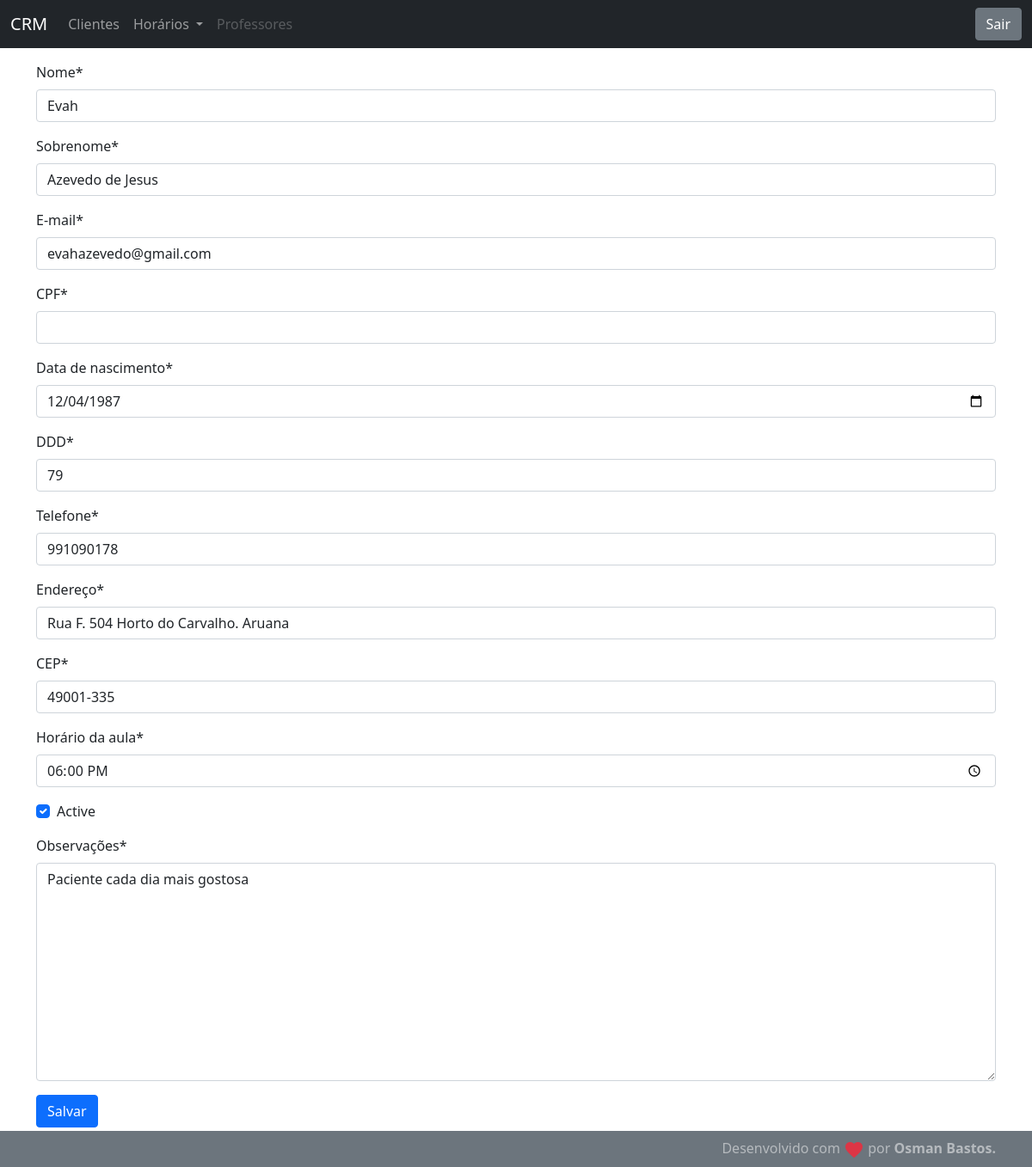
The app's page /customer/1/, older data.
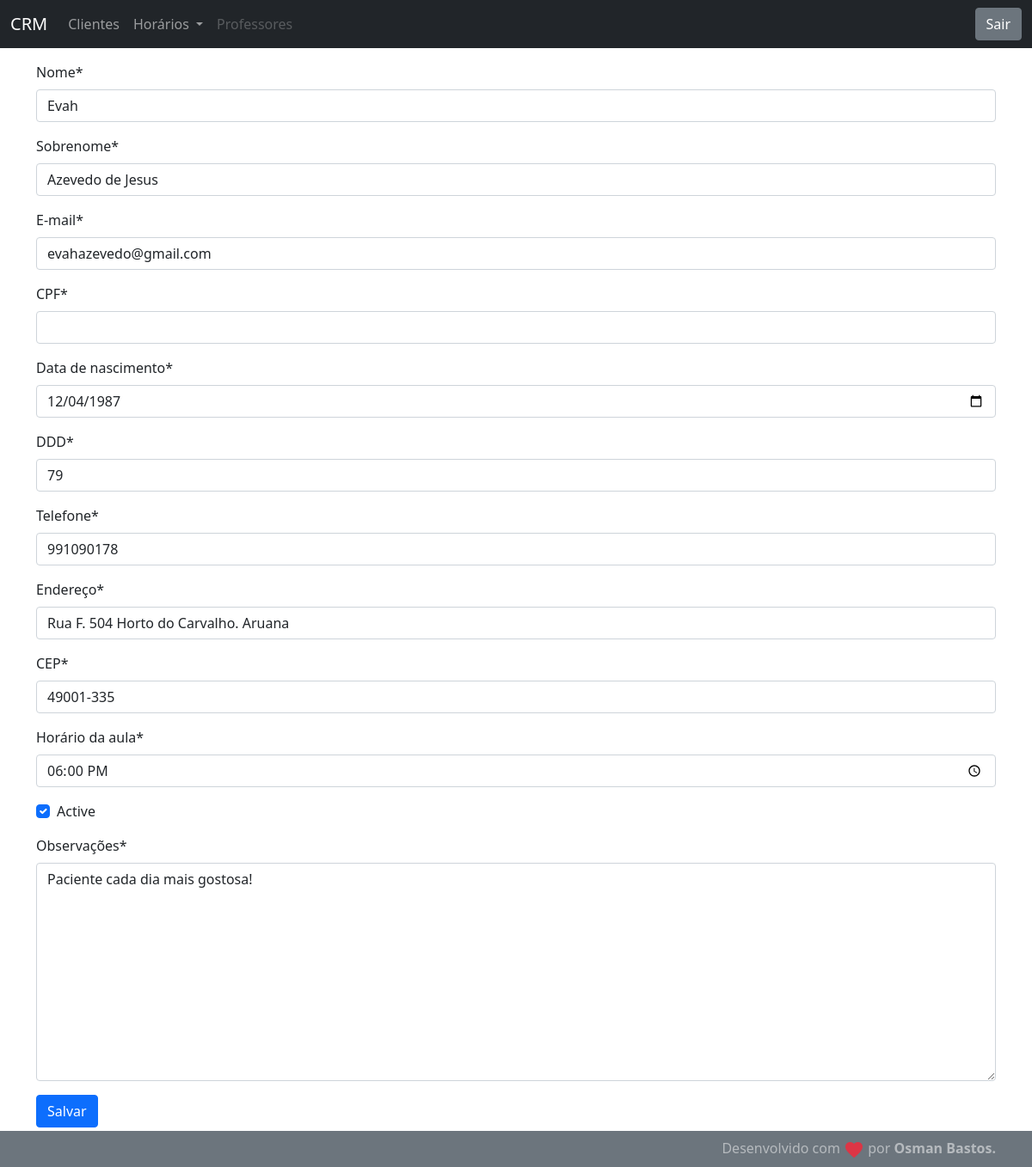
The same page, newer data.
### customer/models.py (models this page shows, shortened)
class Customer(models.Model):
    first_name = models.CharField(max_length=30)
    last_name = models.CharField(max_length=50)
    email = models.EmailField(max_length=254)
    birth_date = models.DateField()
    cpf_field = models.CharField(max_length=11, unique=True, blank=True, null=True)
    area_code = models.CharField(max_length=2)
    phone = models.CharField(max_length=9)
    address = models.CharField(max_length=100)
    address_number = models.CharField(max_length=10)
    created_date = models.DateTimeField(auto_now_add=True)
    update_date = models.DateTimeField(auto_now=True)
    class_time = models.CharField(max_length=8, default='00:00')
    active = models.BooleanField(default=True)
    evolution_field = models.CharField(max_length=500, blank=True, null=True)
    evolution_updated = models.DateTimeField(blank=True, null=True, auto_now=True)
    class Meta:
        db_table = 'customer'

### customer/views.py (the view, shortened to what this page needs)
# urls.py: path("<int:id>/", CustomerUpdateView.as_view(), name='customer-update'),
class CustomerUpdateView(UpdateView):
    template_name = "customer/customer.html"
    form_class = CustomerForm
    model = Customer
    def get_object(self):
        id = self.kwargs.get("id")
        return get_object_or_404(Customer, id=id)

### customer/templates/customer/customer.html (shortened to what this page needs)
{% extends "model-page.html"%}
{% load crispy_forms_tags %}
{% block content %}
    <form method="post" action="">{% csrf_token %}
        {{ form|crispy }}
        <button type="submit" class="btn btn-primary">Salvar</button>
    </form>
{% endblock %}

Row changes from the older to the newer data that the page shows:
changed Customer "Evah": class_time "18:00" → "18:00:00"; evolution_field "Paciente cada dia mais gostosa" → "Paciente cada dia mais gostosa!"
